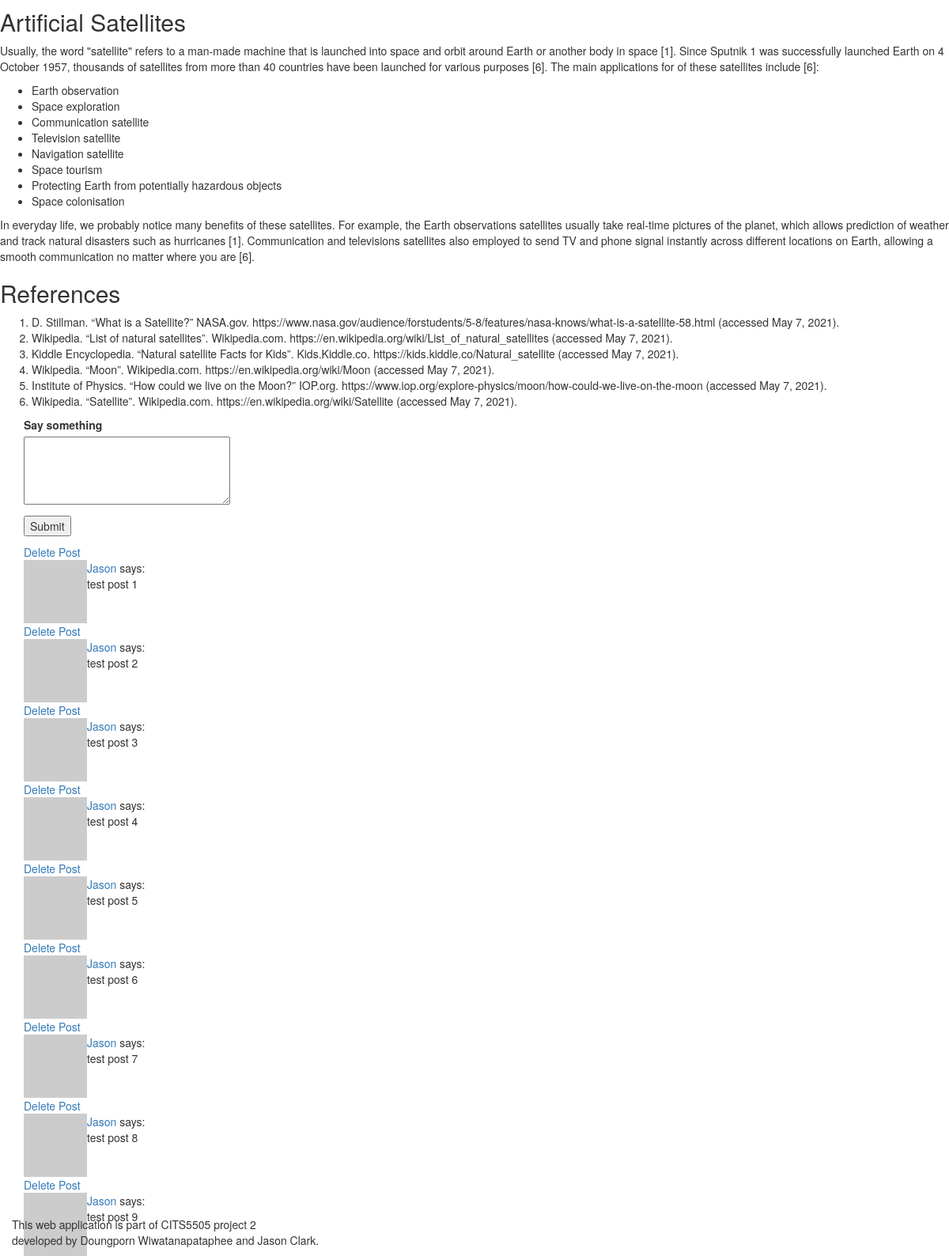
/learning_module/satellites (signed in, lower part), run on an earlier commit of the app's database.
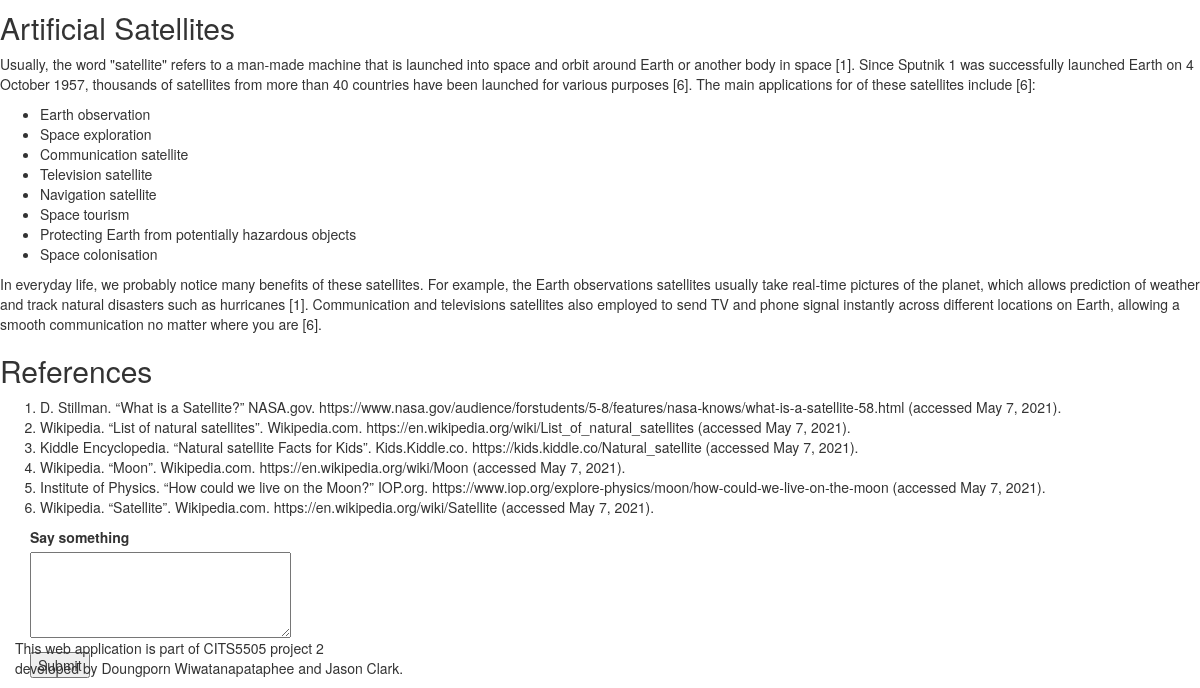
And on a later commit of the database.
### app/models.py (models this page shows, shortened)
class Post(db.Model):
    id = db.Column(db.Integer, primary_key=True)
    user_id = db.Column(db.Integer, db.ForeignKey('user_table.id')) #user.id
    body = db.Column(db.String(140))
    timestamp = db.Column(db.DateTime, index=True, default=datetime.utcnow)
    page = db.Column(db.String)
    upvotes = db.Column(db.Integer, default=0)
    downvotes = db.Column(db.Integer, default=0)

class User(UserMixin, db.Model):
    __tablename__ = 'user_table'
    id = db.Column(db.Integer, primary_key=True)
    username = db.Column(db.String(64), index=True, unique=True)
    user_type = db.Column(db.String(64))
    email = db.Column(db.String(120), index=True, unique=True)
    password_hash = db.Column(db.String(128))
    posts = db.relationship('Post', backref='author', lazy='dynamic')
    about_me = db.Column(db.String(140))
    last_seen = db.Column(db.DateTime, default=datetime.utcnow)
    score_child = db.relationship("Score", backref = 'user_parent')
    quiz_unlocked = db.Column(db.Integer, default=0)
    def avatar(self, size):
      digest = md5(self.email.lower().encode('utf-8')).hexdigest()
      return 'https://www.gravatar.com/avatar/{}?d=identicon&s={}'.format(digest, size)

### app/routes.py (the view, shortened to what this page needs)
@app.route('/learning_module/<module>', methods=['GET', 'POST'])
@login_required
def learning_module(module):
  page = request.args.get('page', 1, type=int)
  posts = Post.query.filter_by(page=module).paginate(
    page, app.config['POSTS_PER_PAGE'], False)
  form = PostForm()
  return render_template('modules/learning_module.html', module=module, posts=posts.items, form=form)

### app/forms.py
class PostForm(FlaskForm):
  post = TextAreaField('Say something', validators=[
    DataRequired(), Length(min=1, max=140)])
  submit = SubmitField('Submit')

### app/models.py (called while the page is built)
@login.user_loader
def load_user(id):
    return User.query.get(int(id))

### app/routes.py (called while the page is built)
@app.before_request
def before_request():
    from_zone = tz.tzutc()
    to_zone = tz.tzlocal()
    utc = datetime.utcnow()
    utc = utc.replace(tzinfo=from_zone)
    central = utc.astimezone(to_zone)   # convert to local timezone
    if current_user.is_authenticated:
        current_user.last_seen = central
        db.session.commit()

### app/templates/modules/learning_module.html (shortened to what this page needs)
{% extends 'base.html' %}
{% block body %}
{% include 'modules/_{}.html'.format(module) %}
<div class="container">
{% set page='modules/_{}.html'.format(module) %}
  {% if form %}
  <form action="" id=module method="post">
    <p>
      {{ form.post.label }}<br>
      {{ form.post(cols=32, rows=4) }}<br>
    </p>
    <p>{{ form.submit() }}</p>
  </form>
  {% endif %}
  {% for post in posts %}
    {% include '_post.html' %}
  {% endfor %}
</div>
{% endblock %}

### app/templates/_post.html
<table>
  <tr valign="top">
    <td><img src="{{ post.author.avatar(36) }}"></td>
    <td>
      <a href="{{ url_for('user_profile', username=post.author.username) }}">
        {{ post.author.username }}
      </a>
      says:<br>{{ post.body }}
    </td>
  </tr>
  {% if current_user.id == post.user_id %}
  <tr valign="bottom">
    <a href="{{ url_for('delete_post', postId=post.id, next=page) }}">Delete Post</a>
  </tr>
  {% endif %}
</table>

What changed in the data, as far as the page shows it:
removed Post: author.username "Jason", body "test post 1"
removed Post: author.username "Jason", body "test post 2"
removed Post: author.username "Jason", body "test post 3"
removed Post: author.username "Jason", body "test post 4"
removed Post: author.username "Jason", body "test post 5"
removed Post: author.username "Jason", body "test post 6"
removed Post: author.username "Jason", body "test post 7"
removed Post: author.username "Jason", body "test post 8"
removed Post: author.username "Jason", body "test post 9"
